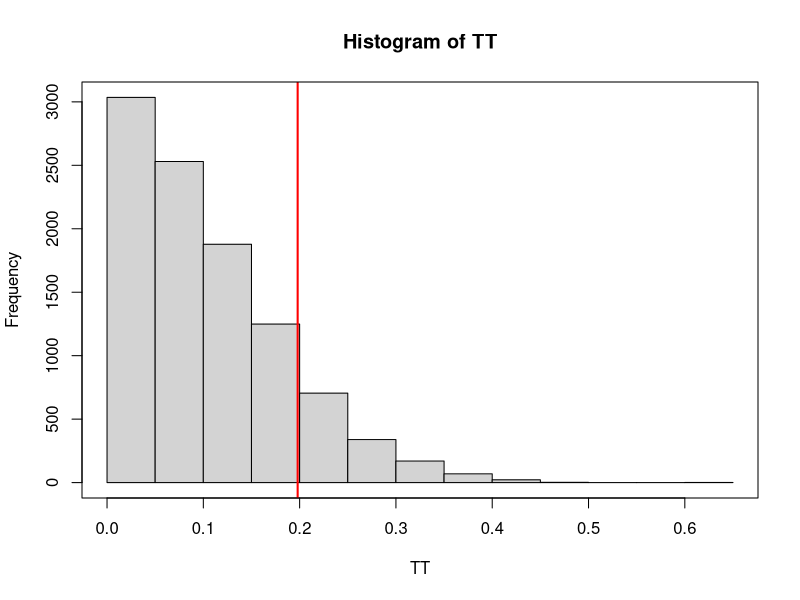
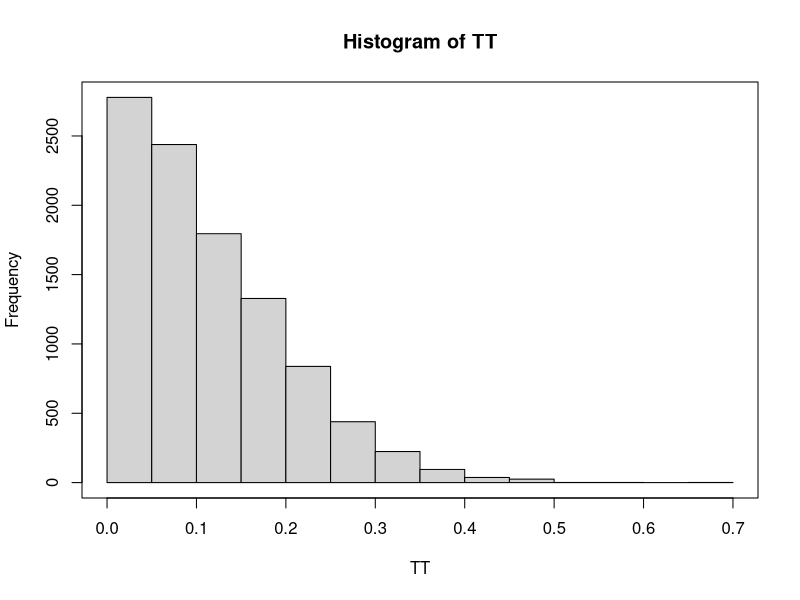
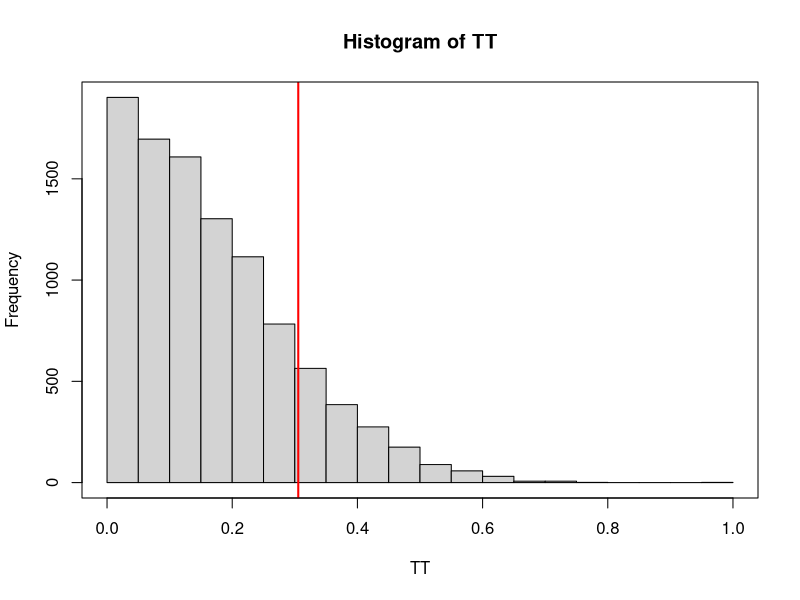
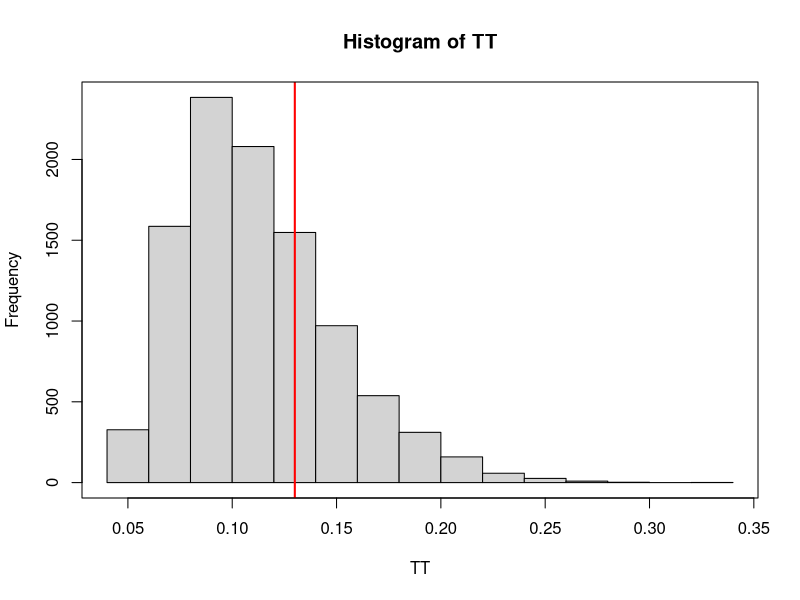
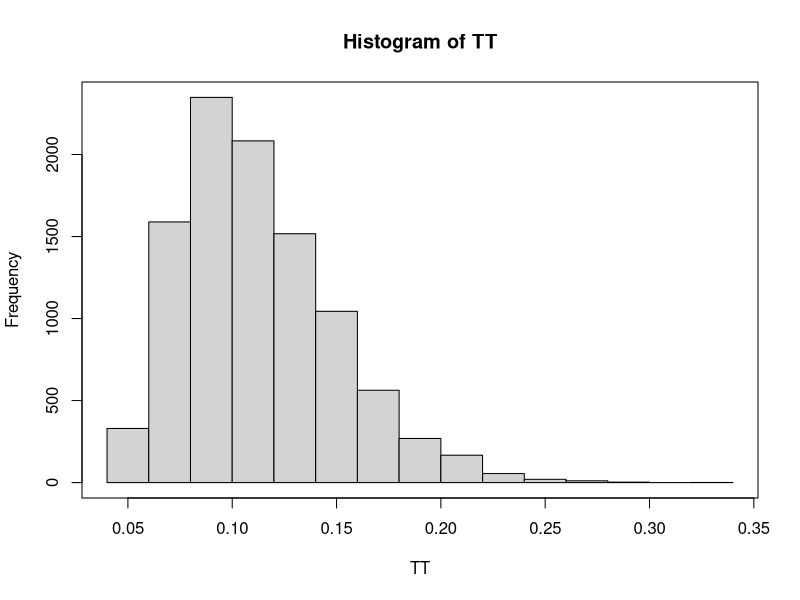
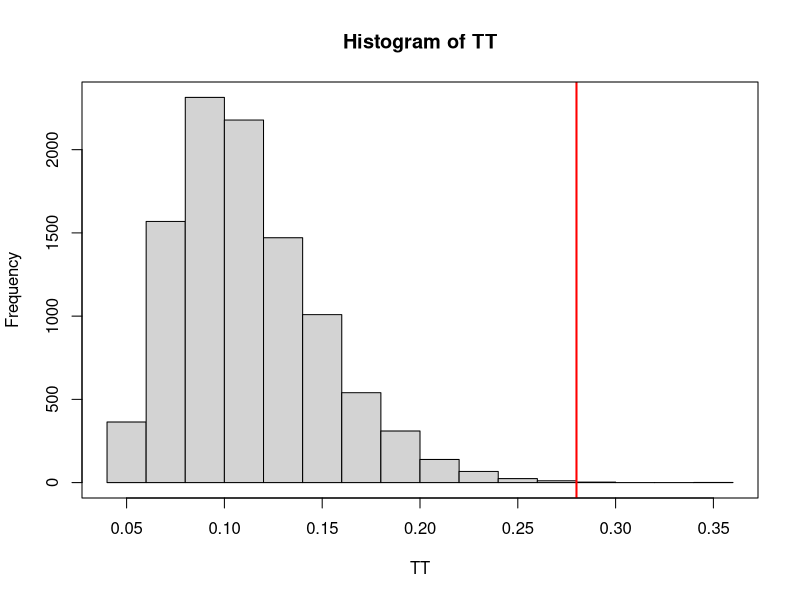

Here is the R script that generated these plots, in order:
##########################################################################
# Permutation test based on the difference of means
##########################################################################
rm(list = ls())

# Simulated samples (Same distribution)
set.seed(123)
X <- rnorm(n=100, mean = 0, sd = 1)
Y <- rnorm(n=100, mean = 0, sd = 1)
Z <- c(X,Y)
n <- length(X)
m <- length(Y)
N <- length(Z)

# Number of permutations
K = 10000

# Test statistic
TS <- function(A,B) abs(mean(A) - mean(B))

# Test statistic for the observed sample
TO <- TS(X,Y)

# Vector of test statistics for each permutation
TT <- vector()

# Permutation test
for(i in 1:K){
 set.seed(i)
 Z.pi <- sample(Z, N, replace = FALSE)
 TT[i] <- TS(Z.pi[1:n], Z.pi[(n+1):(n+m)])
}

# Visualising the permuted test statistics
hist(TT)
abline(v = TO, lwd = 2, col = "red")
box()

# approximate p-value
mean(TT>TO)

##########################################################################
# Permutation test based on the difference of means
##########################################################################
rm(list = ls())

# Simulated samples (Different mean)
set.seed(123)
X <- rnorm(n=100, mean = 0, sd = 1)
Y <- rnorm(n=100, mean = 1, sd = 1)
Z <- c(X,Y)
n <- length(X)
m <- length(Y)
N <- length(Z)

# Number of permutations
K = 10000

# Test statistic
TS <- function(A,B) abs(mean(A) - mean(B))

# Test statistic for the observed sample
TO <- TS(X,Y)

# Vector of test statistics for each permutation
TT <- vector()

# Permutation test
for(i in 1:K){
  set.seed(i)
  Z.pi <- sample(Z, N, replace = FALSE)
  TT[i] <- TS(Z.pi[1:n], Z.pi[(n+1):(n+m)])
}

# Visualising the permuted test statistics
hist(TT)
abline(v = TO, lwd = 2, col = "red")
box()

# approximate p-value
mean(TT>TO)




##########################################################################
# Permutation test based on the difference of means
##########################################################################
rm(list = ls())


# Simulated samples (Different SD)
set.seed(123)
X <- rnorm(n=100, mean = 0, sd = 1)
Y <- rnorm(n=100, mean = 0, sd = 2)
Z <- c(X,Y)
n <- length(X)
m <- length(Y)
N <- length(Z)

# Number of permutations
K = 10000

# Test statistic
TS <- function(A,B) abs(mean(A) - mean(B))

# Test statistic for the observed sample
TO <- TS(X,Y)

# Vector of test statistics for each permutation
TT <- vector()

# Permutation test
for(i in 1:K){
  set.seed(i)
  Z.pi <- sample(Z, N, replace = FALSE)
  TT[i] <- TS(Z.pi[1:n], Z.pi[(n+1):(n+m)])
}

# Visualising the permuted test statistics
hist(TT)
abline(v = TO, lwd = 2, col = "red")
box()

# approximate p-value
mean(TT>TO)


#----------------------------------------------------------------------------------------------




##########################################################################
#Test based on the maximum distance between empirical distributions
##########################################################################
rm(list = ls())
# Simulated samples (Same distribution)
set.seed(123)
X <- rnorm(n=100, mean = 0, sd = 1)
Y <- rnorm(n=100, mean = 0, sd = 1)
Z <- c(X,Y)
n <- length(X)
m <- length(Y)
N <- length(Z)

# Number of permutations
K = 10000

# Test statistic
TS <- function(A,B) ks.test(A,B)$statistic

# Test statistic for the observed sample
TO <- TS(X,Y)

# Vector of test statistics for each permutation
TT <- vector()

# Permutation test
for(i in 1:K){
  set.seed(i)
  Z.pi <- sample(Z, N, replace = FALSE)
  TT[i] <- TS(Z.pi[1:n], Z.pi[(n+1):(n+m)])
}

# Visualising the permuted test statistics
hist(TT)
abline(v = TO, lwd = 2, col = "red")
box()

# approximate p-value
mean(TT>TO)

# Direct test using the Kolmogorov distribution
ks.test(X,Y)



##########################################################################
#Test based on the maximum distance between empirical distributions
##########################################################################
rm(list = ls())
# Simulated samples (Different mean)
set.seed(123)
X <- rnorm(n=100, mean = 0, sd = 1)
Y <- rnorm(n=100, mean = 1, sd = 1)
Z <- c(X,Y)
n <- length(X)
m <- length(Y)
N <- length(Z)

# Number of permutations
K = 10000

# Test statistic
TS <- function(A,B) ks.test(A,B)$statistic

# Test statistic for the observed sample
TO <- TS(X,Y)

# Vector of test statistics for each permutation
TT <- vector()

# Permutation test
for(i in 1:K){
  set.seed(i)
  Z.pi <- sample(Z, N, replace = FALSE)
  TT[i] <- TS(Z.pi[1:n], Z.pi[(n+1):(n+m)])
}

# Visualising the permuted test statistics
hist(TT)
abline(v = TO, lwd = 2, col = "red")
box()

# approximate p-value
mean(TT>TO)

# Direct test using the Kolmogorov distribution
ks.test(X,Y)




##########################################################################
#Test based on the maximum distance between empirical distributions
##########################################################################
rm(list = ls())
# Simulated samples (Different SD)
set.seed(123)
X <- rnorm(n=100, mean = 0, sd = 1)
Y <- rnorm(n=100, mean = 0, sd = 2)
Z <- c(X,Y)
n <- length(X)
m <- length(Y)
N <- length(Z)

# Number of permutations
K = 10000

# Test statistic
TS <- function(A,B) ks.test(A,B)$statistic

# Test statistic for the observed sample
TO <- TS(X,Y)

# Vector of test statistics for each permutation
TT <- vector()

# Permutation test
for(i in 1:K){
  set.seed(i)
  Z.pi <- sample(Z, N, replace = FALSE)
  TT[i] <- TS(Z.pi[1:n], Z.pi[(n+1):(n+m)])
}

# Visualising the permuted test statistics
hist(TT)
abline(v = TO, lwd = 2, col = "red")
box()

# approximate p-value
mean(TT>TO)

# Direct test using the Kolmogorov distribution
ks.test(X,Y)
